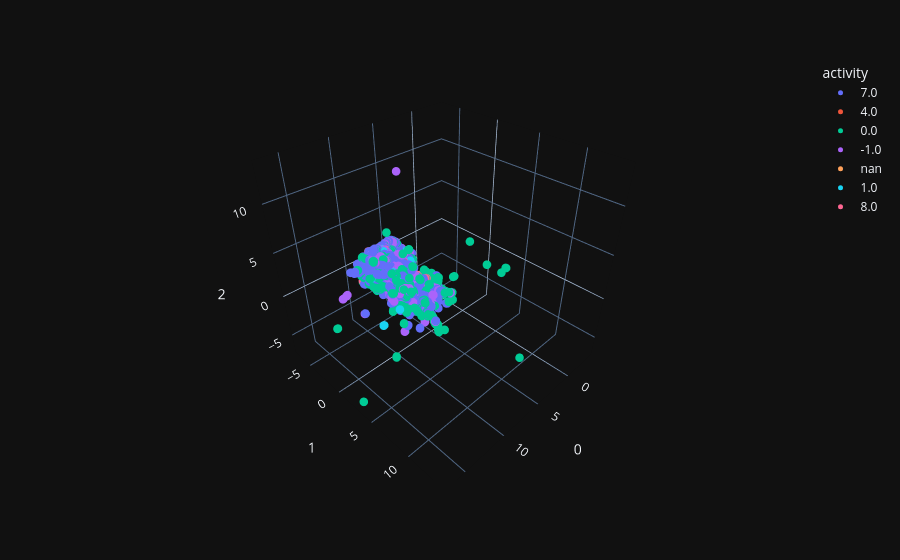
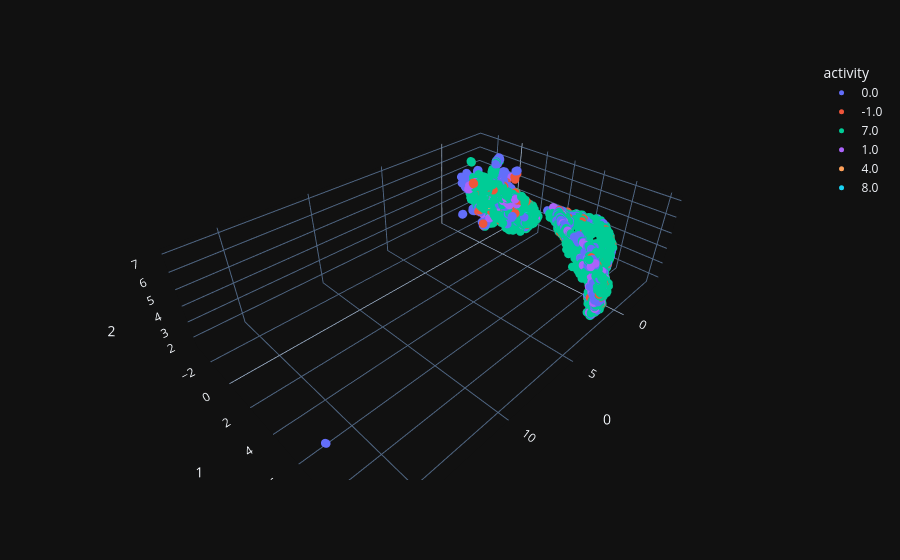

Notebook code for these charts, in order:
### Code cell
# reconstruction result
representation_list, sample_list, pred_list, label_list = \
            AE_eval_time_series(train_loader0, model, device)

# tsne latent representation to shape=(2, len) PCA降维到形状为 (2, len)
repre_concat = np.concatenate(representation_list)
repre_reshape = repre_concat.reshape(repre_concat.shape[0], -1)
sample_concat = np.concatenate(sample_list)
pred_concat = np.concatenate(pred_list)
sample_reshape = sample_concat.reshape(-1, sample_concat.shape[-1])
pred_reshape = pred_concat.reshape(-1, pred_concat.shape[-1])
label_concat = np.concatenate(label_list)
label_concat_vote = majority_value(label_concat)

umap_3d = UMAP(n_components=3)
proj_3d_gyro = umap_3d.fit_transform(repre_reshape)
fig_3d = px.scatter_3d(
    proj_3d_gyro, x=0, y=1, z=2,
    color=label_concat_vote.astype(str),  
    labels={'color': 'activity'}
)
fig_3d.update_traces(marker_size=5)
fig_3d.show()

# reconstruction result
representation_list, sample_list, pred_list, label_list = \
            AE_eval_time_series(train_loader1, model, device)

# tsne latent representation to shape=(2, len) PCA降维到形状为 (2, len)
repre_concat = np.concatenate(representation_list)
repre_reshape = repre_concat.reshape(repre_concat.shape[0], -1)
sample_concat = np.concatenate(sample_list)
pred_concat = np.concatenate(pred_list)
sample_reshape = sample_concat.reshape(-1, sample_concat.shape[-1])
pred_reshape = pred_concat.reshape(-1, pred_concat.shape[-1])
label_concat = np.concatenate(label_list)
label_concat_vote = majority_value(label_concat)

umap_3d = UMAP(n_components=3)
proj_3d_gyro = umap_3d.fit_transform(repre_reshape)
fig_3d = px.scatter_3d(
    proj_3d_gyro, x=0, y=1, z=2,
    color=label_concat_vote.astype(str),  
    labels={'color': 'activity'}
)
fig_3d.update_traces(marker_size=5)
fig_3d.show()

### Figure 1 — Plotly figure (JSON) as saved in the notebook; plotly's stock layout.template omitted (floating-point values rounded to 4 significant figures; data arrays with more than 128 entries replaced by an {"elided": "..."} marker saying what was removed)
{"data": [{"hovertemplate": "activity=7.0<br>0=%{x}<br>1=%{y}<br>2=%{z}<extra></extra>", "legendgroup": "7.0", "marker": {"color": "#636efa", "symbol": "circle", "size": 5}, "mode": "markers", "name": "7.0", "scene": "scene", "showlegend": true, "x": {"elided": "3881 float values"}, "y": {"elided": "3881 float values"}, "z": {"elided": "3881 float values"}, "type": "scatter3d"}, {"hovertemplate": "activity=4.0<br>0=%{x}<br>1=%{y}<br>2=%{z}<extra></extra>", "legendgroup": "4.0", "marker": {"color": "#EF553B", "symbol": "circle", "size": 5}, "mode": "markers", "name": "4.0", "scene": "scene", "showlegend": true, "x": [9.485, 10.16, 10.06, 10.05, 9.994, 9.949, 9.379, 7.721, 7.64, 7.548, 5.81, 8.992, 7.896, 9.403, 8.328, 8.649, 7.969, 8.627, 9.238, 7.706, 7.603, 7.499, 6.408, 6.361, 8.006, 7.935, 7.921, 7.913, 8.119, 9.96, 7.567, 11.17, 9.012, 8.936, 8.855, 8.573, 8.844, 11.1, 11.14, 9.643, 9.559, 9.72, 9.63, 9.584, 9.343, 8.033, 9.31, 9.303, 9.28, 9.307, 8.968, 9.096, 10.94, 10.67, 5.834, 9.992, 9.982, 10.01, 9.648, 10.28, 9.259, 9.655, 10.26, 10.28, 10.28, 8.962, 9.058, 9.968, 10.01], "y": [-1.286, -1.983, -2.246, -1.97, -2.001, -1.854, -0.9412, 1.124, 1.301, 1.415, -1.872, -1.603, -0.6812, -1.444, -1.327, -1.493, 0.1927, -0.3232, -0.4928, 1.111, 1.551, 1.635, -3.264, -2.527, -0.7659, -0.6879, -0.7109, -0.6918, -0.8707, -2.072, -3.354, -0.7309, -0.144, -0.1231, -0.1606, -1.454, -1.595, -1.96, -1.966, -1.914, -1.806, -1.866, -1.75, -1.681, -0.6411, 1.341, 0.7422, 0.7275, 0.74, 0.7399, 0.5312, 0.5844, -1.209, -2.296, -2.099, 0.6125, 0.6082, 0.614, -0.8998, -1.498, -0.4644, -2.051, -2.939, -2.948, -2.952, -0.9292, -1.372, -1.409, -1.451], "z": [1.588, 2.967, 3.043, 3.065, 3.18, 3.101, 2.376, 1.373, 1.264, 1.053, 0.4841, 1.019, 1.097, 2.72, 0.2275, 0.3532, 1.557, -0.9436, 2.659, 1.464, 0.8775, 0.5986, 2.811, 1.155, 1.615, 1.545, 1.305, 1.322, 1.392, 3.209, 3.853, 4.3, 0.9784, 1.145, 1.197, -0.04019, 0.4402, 2.007, 1.97, 3.666, 3.687, 3.596, 3.569, 3.584, 3.007, 1.1, 0.3153, 0.3163, 0.3061, 0.2834, 0.6172, 0.4062, 2.585, 3.604, 0.2338, -0.09748, -0.08379, -0.09949, 1.543, 2.127, 0.2876, 2.958, 4.117, 4.135, 4.125, 0.1181, 0.8482, 2.511, 2.608], "type": "scatter3d"}, {"hovertemplate": "activity=0.0<br>0=%{x}<br>1=%{y}<br>2=%{z}<extra></extra>", "legendgroup": "0.0", "marker": {"color": "#00cc96", "symbol": "circle", "size": 5}, "mode": "markers", "name": "0.0", "scene": "scene", "showlegend": true, "x": {"elided": "1975 float values"}, "y": {"elided": "1975 float values"}, "z": {"elided": "1975 float values"}, "type": "scatter3d"}, {"hovertemplate": "activity=-1.0<br>0=%{x}<br>1=%{y}<br>2=%{z}<extra></extra>", "legendgroup": "-1.0", "marker": {"color": "#ab63fa", "symbol": "circle", "size": 5}, "mode": "markers", "name": "-1.0", "scene": "scene", "showlegend": true, "x": {"elided": "1556 float values"}, "y": {"elided": "1556 float values"}, "z": {"elided": "1556 float values"}, "type": "scatter3d"}, {"hovertemplate": "activity=nan<br>0=%{x}<br>1=%{y}<br>2=%{z}<extra></extra>", "legendgroup": "nan", "marker": {"color": "#FFA15A", "symbol": "circle", "size": 5}, "mode": "markers", "name": "nan", "scene": "scene", "showlegend": true, "x": [9.652, 9.92, 8.176, 10.25, 8.776, 9.239, 9.145, 9.085, 9.136, 9.401, 9.408, 9.107, 9.12, 9.156, 9.133, 9.102], "y": [-0.6202, -0.9904, -0.3608, -1.637, -1.642, -0.4027, -0.5765, -0.5764, -0.781, -0.7908, -0.8025, -0.6094, -0.6851, -0.7092, -0.7859, -0.6754], "z": [3.683, 3.779, 1.282, 3.071, 4.055, 2.713, 0.2287, 0.1595, 0.3129, 0.7855, 0.8497, 0.2966, 0.266, 0.2467, 0.2006, 0.2093], "type": "scatter3d"}, {"hovertemplate": "activity=1.0<br>0=%{x}<br>1=%{y}<br>2=%{z}<extra></extra>", "legendgroup": "1.0", "marker": {"color": "#19d3f3", "symbol": "circle", "size": 5}, "mode": "markers", "name": "1.0", "scene": "scene", "showlegend": true, "x": {"elided": "158 float values"}, "y": {"elided": "158 float values"}, "z": {"elided": "158 float values"}, "type": "scatter3d"}, {"hovertemplate": "activity=8.0<br>0=%{x}<br>1=%{y}<br>2=%{z}<extra></extra>", "legendgroup": "8.0", "marker": {"color": "#FF6692", "symbol": "circle", "size": 5}, "mode": "markers", "name": "8.0", "scene": "scene", "showlegend": true, "x": [9.578, 9.482, 9.479, 11.87, 11.85, 11.81, 5.709, 11.52, 11.86, 11.92, 10.58, 10.54, 7.804, 7.793, 7.759, 8.671, 8.255, 5.775, 10.82, 10.96, 11.2, 11.42, 11.62, 11.36, 7.586, 5.49, 5.478, 5.469, 7.26, 7.161, 11.21, 11.22, 11.22, 11.22, 9.502, 7.423, 7.52, 9.12, 8.601], "y": [-0.9218, -1.482, -1.729, -2.03, -2.179, -2.215, -3.244, -1.988, -1.907, -1.891, 2.425, 2.411, 1.581, 1.536, 1.595, 1.553, 1.677, -3.923, -2.323, -2.789, -2.809, -2.714, -2.533, -2.76, 2.496, 1.367, 1.349, 1.337, 1.647, 1.71, -0.2156, -0.2369, -0.239, -0.2378, -2.555, 0.8609, -3.269, -1.763, 0.9694], "z": [3.994, 4.304, 4.394, 1.964, 2.453, 2.54, 1.154, 2.959, 3.089, 3.077, 2.791, 2.773, 1.185, 1.187, 1.073, 1.106, 0.2942, 2.088, 1.939, 2.639, 2.852, 2.954, 2.929, 2.875, 1.676, -0.4444, -0.4742, -0.4987, 1.796, 1.798, -2.851, -2.88, -2.884, -2.884, 3.279, 1.851, 3.866, 4.329, 5.316], "type": "scatter3d"}], "layout": {"scene": {"domain": {"x": [0.0, 1.0], "y": [0.0, 1.0]}, "xaxis": {"title": {"text": "0"}}, "yaxis": {"title": {"text": "1"}}, "zaxis": {"title": {"text": "2"}}}, "legend": {"title": {"text": "activity"}, "tracegroupgap": 0}, "margin": {"t": 60}}}

### Figure 2 — Plotly figure (JSON) as saved in the notebook; plotly's stock layout.template omitted (floating-point values rounded to 4 significant figures; data arrays with more than 128 entries replaced by an {"elided": "..."} marker saying what was removed)
{"data": [{"hovertemplate": "activity=0.0<br>0=%{x}<br>1=%{y}<br>2=%{z}<extra></extra>", "legendgroup": "0.0", "marker": {"color": "#636efa", "symbol": "circle", "size": 5}, "mode": "markers", "name": "0.0", "scene": "scene", "showlegend": true, "x": {"elided": "997 float values"}, "y": {"elided": "997 float values"}, "z": {"elided": "997 float values"}, "type": "scatter3d"}, {"hovertemplate": "activity=-1.0<br>0=%{x}<br>1=%{y}<br>2=%{z}<extra></extra>", "legendgroup": "-1.0", "marker": {"color": "#EF553B", "symbol": "circle", "size": 5}, "mode": "markers", "name": "-1.0", "scene": "scene", "showlegend": true, "x": {"elided": "331 float values"}, "y": {"elided": "331 float values"}, "z": {"elided": "331 float values"}, "type": "scatter3d"}, {"hovertemplate": "activity=7.0<br>0=%{x}<br>1=%{y}<br>2=%{z}<extra></extra>", "legendgroup": "7.0", "marker": {"color": "#00cc96", "symbol": "circle", "size": 5}, "mode": "markers", "name": "7.0", "scene": "scene", "showlegend": true, "x": {"elided": "2890 float values"}, "y": {"elided": "2890 float values"}, "z": {"elided": "2890 float values"}, "type": "scatter3d"}, {"hovertemplate": "activity=1.0<br>0=%{x}<br>1=%{y}<br>2=%{z}<extra></extra>", "legendgroup": "1.0", "marker": {"color": "#ab63fa", "symbol": "circle", "size": 5}, "mode": "markers", "name": "1.0", "scene": "scene", "showlegend": true, "x": {"elided": "267 float values"}, "y": {"elided": "267 float values"}, "z": {"elided": "267 float values"}, "type": "scatter3d"}, {"hovertemplate": "activity=4.0<br>0=%{x}<br>1=%{y}<br>2=%{z}<extra></extra>", "legendgroup": "4.0", "marker": {"color": "#FFA15A", "symbol": "circle", "size": 5}, "mode": "markers", "name": "4.0", "scene": "scene", "showlegend": true, "x": [-1.391, -0.3811, -1.362], "y": [6.097, 0.2182, 0.7952], "z": [4.641, 4.154, 4.445], "type": "scatter3d"}, {"hovertemplate": "activity=8.0<br>0=%{x}<br>1=%{y}<br>2=%{z}<extra></extra>", "legendgroup": "8.0", "marker": {"color": "#19d3f3", "symbol": "circle", "size": 5}, "mode": "markers", "name": "8.0", "scene": "scene", "showlegend": true, "x": [-1.866, -2.849, -2.938, -0.8588, -0.01146, 0.3078, -0.4657, -2.06, -2.213, -2.175, -2.162, -2.236, -1.014, 0.4058, -0.87], "y": [0.7919, 1.544, 1.679, -0.2163, -0.4541, 0.1009, 0.5147, 1.908, 1.91, 1.963, 2.018, 1.992, 1.953, 0.5949, -0.2712], "z": [3.532, 3.348, 3.219, 5.265, 3.873, 5.089, 3.661, 3.457, 3.896, 3.932, 3.888, 3.834, 5.17, 5.445, 5.367], "type": "scatter3d"}], "layout": {"scene": {"domain": {"x": [0.0, 1.0], "y": [0.0, 1.0]}, "xaxis": {"title": {"text": "0"}}, "yaxis": {"title": {"text": "1"}}, "zaxis": {"title": {"text": "2"}}}, "legend": {"title": {"text": "activity"}, "tracegroupgap": 0}, "margin": {"t": 60}}}
